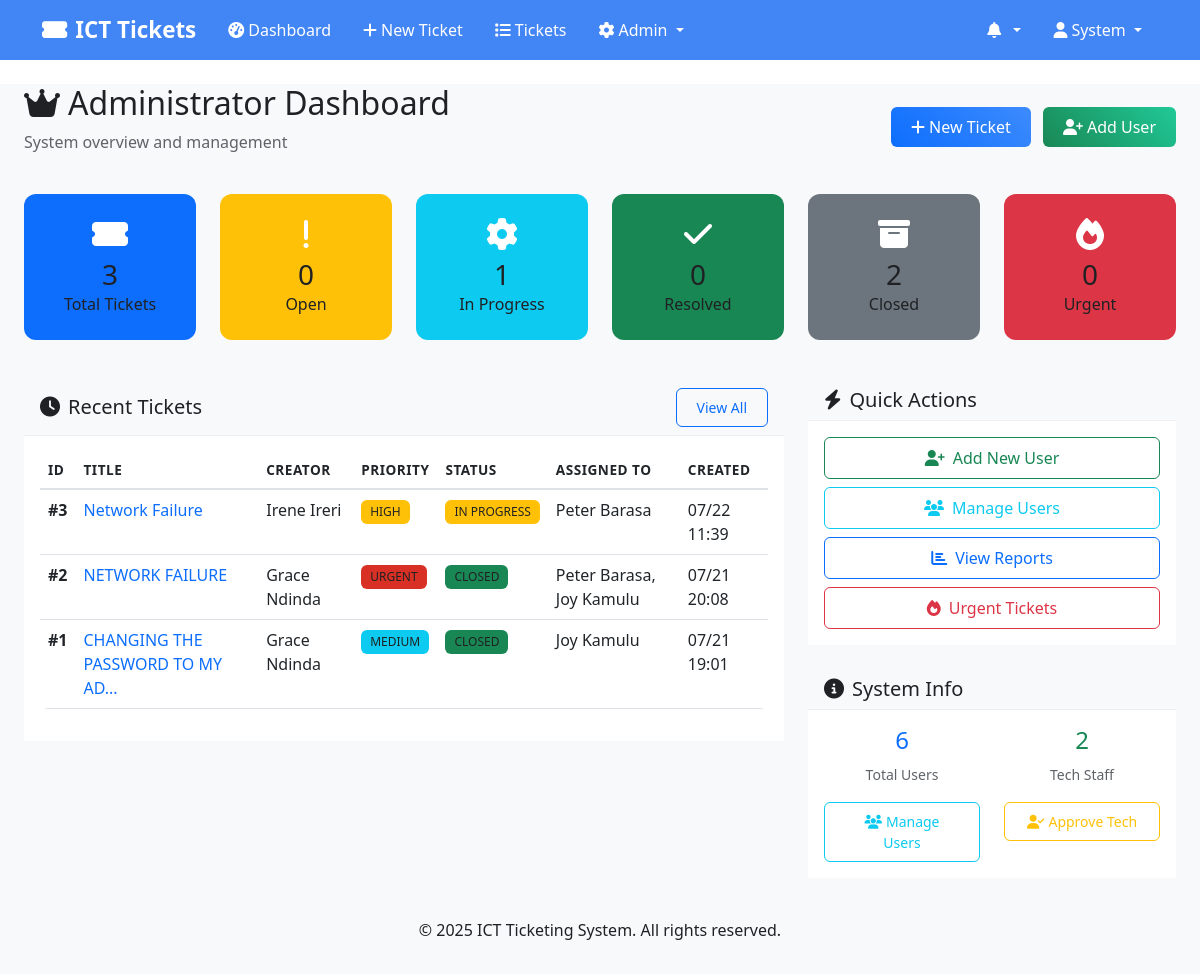
The page /dashboard (signed in) on the database as committed earlier.
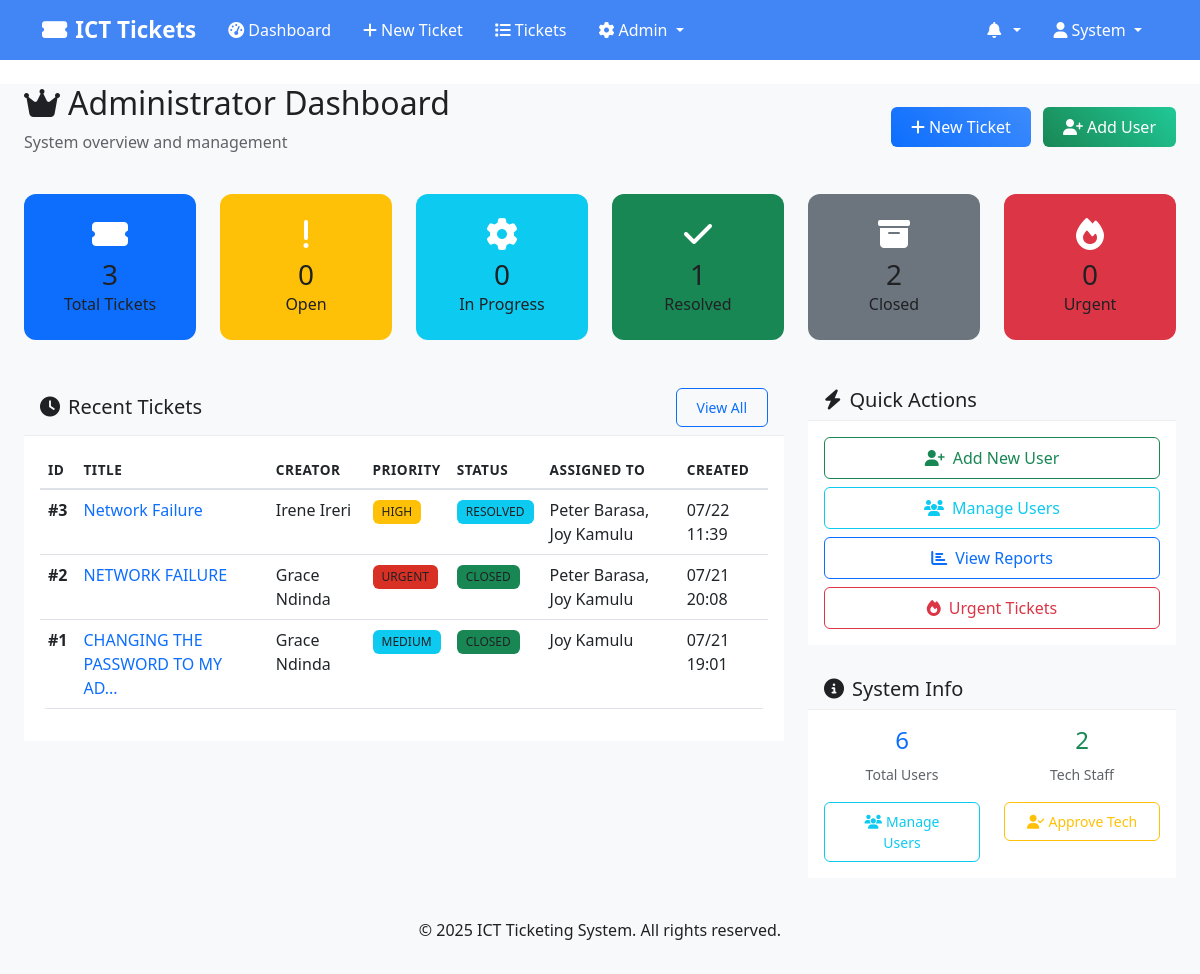
The same page on the database as committed later.
### models.py (models this page shows, shortened)
class Ticket(db.Model):
    __tablename__ = 'tickets'
    id = db.Column(db.Integer, primary_key=True)
    title = db.Column(db.String(200), nullable=False)
    description = db.Column(db.Text, nullable=False)
    priority = db.Column(db.String(10), nullable=False)  # 'URGENT', 'HIGH', 'MEDIUM', 'LOW'
    status = db.Column(db.String(20), default='OPEN')  # 'OPEN', 'IN_PROGRESS', 'RESOLVED', 'CLOSED'
    category = db.Column(db.String(50), nullable=True)
    location = db.Column(db.String(100), nullable=True)
    unit = db.Column(db.String(50), nullable=True)  # For SWA departments (USHR, LSHR)
    created_by_id = db.Column(db.Integer, db.ForeignKey('users.id'), nullable=False)
    assigned_to_ids = db.Column(db.Text, nullable=True)  # Store comma-separated IDs for multiple assignments
    created_at = db.Column(db.DateTime, default=datetime.utcnow)
    updated_at = db.Column(db.DateTime, default=datetime.utcnow, onupdate=datetime.utcnow)
    resolved_at = db.Column(db.DateTime, nullable=True)
    closed_at = db.Column(db.DateTime, nullable=True)
    due_date = db.Column(db.DateTime, nullable=True)
    @property
    def assigned_techs(self):
        if not self.assigned_to_ids:
            return []
        ids = [int(id.strip()) for id in self.assigned_to_ids.split(',') if id.strip()]
        return User.query.filter(User.id.in_(ids)).all()
    comments = db.relationship('TicketComment', backref='ticket', cascade='all, delete-orphan')
    notifications = db.relationship('Notification', backref='ticket', cascade='all, delete-orphan')
    @property
    def priority_color(self):
        colors = {
            'URGENT': 'danger',
            'HIGH': 'warning',
            'MEDIUM': 'info',
            'LOW': 'success'
        }
        return colors.get(self.priority, 'secondary')
    @property
    def status_color(self):
        colors = {
            'OPEN': 'primary',
            'IN_PROGRESS': 'warning',
            'RESOLVED': 'info',
            'CLOSED': 'success'
        }
        return colors.get(self.status, 'secondary')

class User(UserMixin, db.Model):
    __tablename__ = 'users'
    id = db.Column(db.Integer, primary_key=True)
    username = db.Column(db.String(80), unique=True, nullable=False)
    email = db.Column(db.String(120), unique=True, nullable=False)
    phone = db.Column(db.String(20), nullable=True)
    password_hash = db.Column(db.String(256), nullable=False)
    first_name = db.Column(db.String(50), nullable=False)
    last_name = db.Column(db.String(50), nullable=False)
    role = db.Column(db.String(20), nullable=False)  # 'user', 'tech', 'admin'
    department_id = db.Column(db.Integer, db.ForeignKey('departments.id'), nullable=True)
    is_active = db.Column(db.Boolean, default=True)
    created_at = db.Column(db.DateTime, default=datetime.utcnow)
    updated_at = db.Column(db.DateTime, default=datetime.utcnow, onupdate=datetime.utcnow)
    department = db.relationship('Department', backref='users')
    created_tickets = db.relationship('Ticket', foreign_keys='Ticket.created_by_id', backref='creator')
    @property
    def full_name(self):
        return f"{self.first_name} {self.last_name}"

### routes.py (the view, shortened to what this page needs)
@app.route('/dashboard')
@login_required
def dashboard():
    stats = get_ticket_stats()
    if current_user.role == 'admin':
        recent_tickets = Ticket.query.order_by(Ticket.created_at.desc()).limit(5).all()
        unread_notifications = Notification.query.filter_by(user_id=current_user.id, is_read=False).count()
        return render_template('dashboard_admin.html',
                             stats=stats,
                             recent_tickets=recent_tickets,
                             unread_notifications=unread_notifications,
                             User=User, Ticket=Ticket, Department=Department)
    else:
        my_tickets = Ticket.query.filter_by(created_by_id=current_user.id).all()
        unread_notifications = Notification.query.filter_by(user_id=current_user.id, is_read=False).count()
        return render_template('dashboard_user.html',
                             my_tickets=my_tickets,
                             unread_notifications=unread_notifications)

### app.py (called while the page is built)
@login_manager.user_loader
def load_user(user_id):
    from models import User
    return User.query.get(int(user_id))

### templates/dashboard_admin.html (shortened to what the changed rows need)
{% extends "base.html" %}
{% block content %}
<div class="container-fluid">
    <div class="row">
        <div class="col-12">
            <div class="d-flex justify-content-between align-items-center mb-4">
                <div>
                    <h2><i class="fas fa-crown me-2"></i>Administrator Dashboard</h2>
                </div>
            </div>
        </div>
    </div>
    <div class="row mb-4">
        <div class="col-lg-2 col-md-4 col-sm-6 mb-3">
            <div class="card dashboard-card-inprogress h-100 text-white rounded-3 p-3">
                <div class="card-body text-center">
                    <i class="fas fa-cog fs-2 mb-2"></i>
                    <h3 class="mb-0">{{ stats.in_progress }}</h3>
                    <p class="mb-0">In Progress</p>
                </div>
            </div>
        </div>
        <div class="col-lg-2 col-md-4 col-sm-6 mb-3">
            <div class="card dashboard-card-resolved h-100 text-white rounded-3 p-3">
                <div class="card-body text-center">
                    <i class="fas fa-check fs-2 mb-2"></i>
                    <h3 class="mb-0">{{ stats.resolved }}</h3>
                    <p class="mb-0">Resolved</p>
                </div>
            </div>
        </div>
    </div>
    <div class="row">
        <div class="col-lg-8 mb-4">
            <div class="card">
                <div class="card-body">
                    {% if recent_tickets %}
                    <div class="table-responsive">
                        <table class="table table-hover">
                            <thead>
                                <tr>
                                    <th>ID</th>
                                    <th>Title</th>
                                    <th>Creator</th>
                                    <th>Priority</th>
                                    <th>Status</th>
                                    <th>Assigned To</th>
                                    <th>Created</th>
                                </tr>
                            </thead>
                            <tbody>
                                {% for ticket in recent_tickets %}
                                <tr>
                                    <td><strong>#{{ ticket.id }}</strong></td>
                                    <td>
                                        <a href="{{ url_for('view_ticket', ticket_id=ticket.id) }}" class="text-decoration-none">
                                            {{ ticket.title[:30] }}{% if ticket.title|length > 30 %}...{% endif %}
                                        </a>
                                    </td>
                                    <td>{{ ticket.creator.full_name }}</td>
                                    <td>
                                        <span class="badge bg-{{ ticket.priority_color }}">
                                            {{ ticket.priority }}
                                        </span>
                                    </td>
                                    <td>
                                        <span class="badge bg-{{ ticket.status_color }}">
                                            {{ ticket.status.replace('_', ' ') }}
                                        </span>
                                    </td>
                                    <td>
                                        {% if ticket.assigned_techs %}
                                            {% for tech in ticket.assigned_techs %}{{ tech.full_name }}{% if not loop.last %}, {% endif %}{% endfor %}
                                        {% else %}
                                            <span class="text-muted">Unassigned</span>
                                        {% endif %}
                                    </td>
                                    <td>{{ ticket.created_at.strftime('%m/%d %H:%M') }}</td>
                                </tr>
                                {% endfor %}
                            </tbody>
                        </table>
                    </div>
                    {% else %}
                    <div class="text-center py-4">
                        <i class="fas fa-ticket-alt fs-2 text-muted mb-3"></i>
                        <h5 class="text-muted">No tickets found</h5>
                    </div>
                    {% endif %}
                </div>
            </div>
        </div>
                                {% set pending_count = User.query.filter_by(role='tech', is_active=False).count() %}
    </div>
</div>
{% endblock %}

Rows that differ between the two databases and show on the page:
changed Ticket "Network Failure": status "IN_PROGRESS" → "RESOLVED" (drawn); status.replace "IN PROGRESS" → "RESOLVED"; gains User (full_name "Joy Kamulu")
shown differently, row unchanged: User "Peter Barasa": now shows ","
Other text that changed with them:
{{ stats.in_progress }}: "1" → "0"
{{ stats.resolved }}: "0" → "1"
